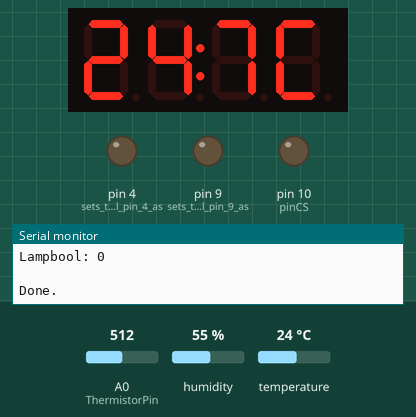
Bench run of a sketch on a simulated Arduino Uno, built with avr-gcc and run on an emulated ATmega328P. On the bench: 4-digit seven-segment display, output pins drawn as LEDs (lit = HIGH), the last lines printed to the serial monitor. The inputs (shaded band) are chosen by the test bench; at power-on: A0 (ThermistorPin) = 512, humidity 55 %, temperature 24 °C. Storage starts empty.

Above: at 6.0 s.
6.1 s: A0 (ThermistorPin) set to 292
At 11.9 s:
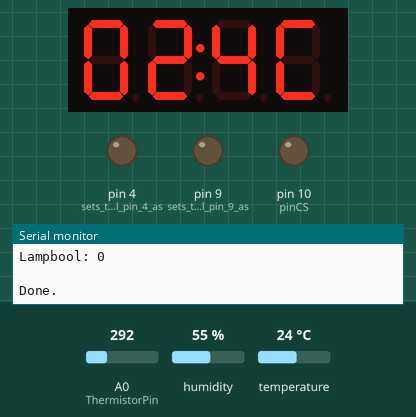
12.3 s: A0 (ThermistorPin) set to 267
At 22.0 s:
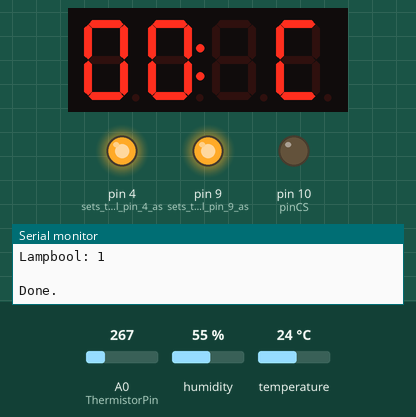
22.3 s: A0 (ThermistorPin) set to 622
At 26.9 s:
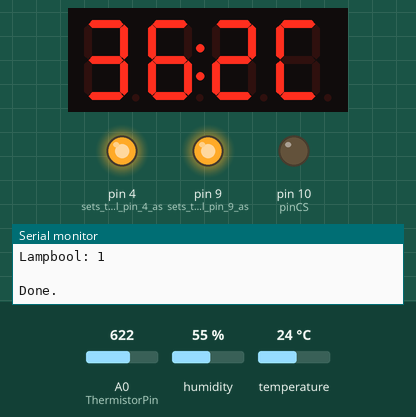
28.5 s: A0 (ThermistorPin) set to 650
At 37.0 s:
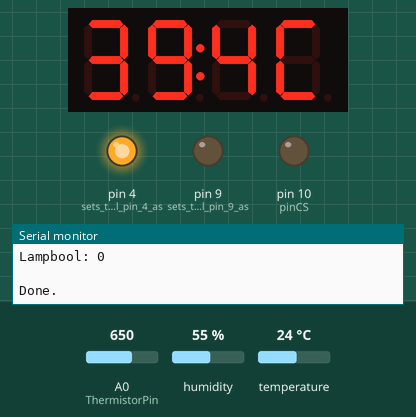
Timing chart, 0 to 38.5 s (numbered marks = the images above; inputs shaded):
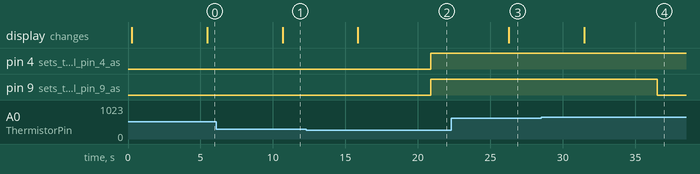

The sketch:

arduino_brewerury.ino
```cpp
//Include libraries
#include "DHT.h" //DHT sensor //for DHT sensor and display of adafruit
#include "TM1637.h" //Display https://github.com/avishorp/TM1637
#include <ZzzMovingAvg.h> //Moving average: https://github.com/seralo/ZzzMovingAvg

//define moving average settings
ZzzMovingAvg <8, float, float> MovingAverageTemp;
int MovAv_counter;
float MovingAv;


//Defining variables of the display
int CLK = 8;
int DIO = 7;
//define output DHT sensor.
#define DHTPIN 2     // Digital pin connected to the DHT sensor
#define DHTTYPE DHT11   // DHT 11

// Initialize DHT sensor.
DHT dht(DHTPIN, DHTTYPE);

//anne definition of tm (display)
TM1637 tm(CLK,DIO);

//Thermistor Setup
int ThermistorPin = 0;
int Vo;

float R1 = 10000;
float logR2, R2, T_Therm;
float c1 = 1.009249522e-03, c2 = 2.378405444e-04, c3 = 2.019202697e-07;

// define variables
float Tset;
float Tdelay;
int NickTalkLength=10; //amount of variables exported to pi
float Counter;
int LampBool;
int FanDelay;
int FanDelayCounter;

//DataLogger SD
#include <SD.h>
#include <SPI.h>
File DataLogger;
int pinCS=10;

// used pins:2,4,7,8,9,10,11,12,13,analog1
void setup() {
/// SETUP START PARAMETERS

  Tset=19;                //desired temperature
  Tdelay=5000;           //data log&measure interval (ms)
  FanDelay=24;            //Amount of cycles (Tdelay) after which the fan stop
  Serial.begin(9600);
  Serial.println(F("Beste programma V1.6 nu met fanDelay."));
  //pinMode(8, OUTPUT);    // sets the digital pin 8 as output
  pinMode(9, OUTPUT);    // sets the digital pin 9 as output for power switch
  pinMode(4, OUTPUT);    // sets the digital pin 4 as output for Fan
  //pinMode(2,OUTPUT);    // Used for T/H sensor
  pinMode(7,OUTPUT);    // Display port
  pinMode(8, OUTPUT);    // Display port
  // CS of SD card module to pin 10 of Arduino
  // MOSI of SD card module to pin 11 of Arduino
  // MISO of SD card module to pin 12 of Arduino
  // SCK of SD card module to pin 13 of Arduino
  pinMode(pinCS, OUTPUT);
/// SETUP START PARAMETERS

  // SD Card Initialization
  if (SD.begin())
  {
    Serial.println("SD card is ready to use.");
  } else
  {
    Serial.println("SD card initialization failed");
    return;
  }
 // rtc.begin();
 Counter=0;
 LampBool=0;

 //analog 1             //Thermistor input
  dht.begin();


  //anne

    // put your setup code here, to run once:
  tm.init();

  // set brightness; 0-7
  tm.set(2);

}

void loop() {

  // Reading temperature or humidity
  float h = dht.readHumidity();
  // Read temperature as Celsius (the default)
  float t = dht.readTemperature();
  // Read temperature as Fahrenheit (isFahrenheit = true)
  //float f = dht.readTemperature(false);


  //Thermistor measurement
  Vo = analogRead(ThermistorPin);
  R2 = R1 * (1023.0 / (float)Vo - 1.0);
  logR2 = log(R2);
  T_Therm = (1.0 / (c1 + c2*logR2 + c3*logR2*logR2*logR2));
  T_Therm = T_Therm - 273.15;
  T_Therm = (T_Therm * 9.0)/ 5.0 + 32.0;
  T_Therm = (T_Therm - 32) * 5/9;
  Counter=Counter+1;

  Serial.print("Temperature thermistor: ");
  Serial.print(T_Therm);
  Serial.println(" C");

//Display reset
int dig1 = 0;
int dig2 = 0;
int dig3 = 0;

// //DHT reading; Check if any reads failed and exit early (to try again).
//   if (isnan(h) || isnan(t) ) {
//     Serial.println(F("Failed to read from DHT sensor!"));
//     return;
//   }

  // // Compute heat index in Fahrenheit (the default)
  // //float hif = dht.computeHeatIndex(f, h);
  // // Compute heat index in Celsius (isFahreheit = false)
  // float hic = dht.computeHeatIndex(t, h, true);

  // add to moving average average
    MovingAverageTemp.add(T_Therm);
    MovingAv= MovingAverageTemp.get();

  ///// Switching of light and fan based on measured data of moving average of the thermistor, bucket temperature
  if (MovingAv > Tset+0.1) {
    digitalWrite(9, LOW);
      // Serial.println(("High"));
    LampBool=0;
    ;
  }
  if (MovingAv < Tset-0.3) {
    digitalWrite(9, HIGH);
    // Serial.println(("Low"));
    LampBool=1;
    ;
  }

 if (LampBool==1) {
    digitalWrite(4, HIGH);
    FanDelayCounter=0;
  }
 if (LampBool==0) {
    FanDelayCounter=FanDelayCounter+1;
    if (FanDelayCounter>FanDelay) {
      digitalWrite(4, LOW);
    }
  }

  //print output to internal port
  Serial.print(F("Temperature from thermistor: "));
  Serial.println(T_Therm);
  // Serial.println(F("Humidity: "));
  // Serial.print(h);
  // Serial.print("10");
  // Serial.println(F("Temperature: "));
  // Serial.print(t);
  // Serial.print("10");

  // Serial.print(F("    °C "));
  //Serial.print(f);
  // Serial.println(F("Heat index: "));
  // Serial.print(hic);
  // Serial.print("10");
  // Serial.println(F(" °C "));
  //Serial.print(hif);
  //Serial.println(F("°F"));
  Serial.print ("Moving average Check: ");
  Serial.println (MovingAv);
  Serial.print ("Origin moving average: ");
  Serial.println (MovingAverageTemp.get());

  // To Fix database script
  Serial.print("Writing to file... Counter: ");
  Serial.println(Counter);

  Serial.print("Fan Delay Counter: ");
  Serial.println(FanDelayCounter);
  Serial.println("  ");

  Serial.print("Lampbool: ");
  Serial.println(LampBool);
  Serial.println("  ");

//log data to SD kaart
   // Create/Open file
  DataLogger = SD.open("test.txt", FILE_WRITE);

  // if the file opened okay, write to it:
  if (DataLogger) {
    // Serial.print("Writing to file... Counter: ");
    // Serial.println(Counter);
    // Write to file
    DataLogger.print(Counter);
    DataLogger.print(";");
    DataLogger.print(t);
    DataLogger.print(";");
    DataLogger.print(T_Therm);
    DataLogger.print(";");
    DataLogger.print(MovingAverageTemp.get());
    DataLogger.print(";");
    DataLogger.println(LampBool);
    DataLogger.close(); // close the file


    //wtf is this
//    String NickTalk = 'Grafana Measurements=Counter:' + Counter + "ThermistorTemperature:"+  T_Therm+ ";AirTemperature:"+  t+  ";MovingAverageTemp:"+
//   MovingAverageTemp.get()+ "LampBool:"+ LampBool
//   Serial.println(NickTalk)
    //char NickTalk[]={'Grafana Measurements=Counter:', Counter, "ThermistorTemperature:",  T_Therm, ";AirTemperature:",  t,  ";MovingAverageTemp:",
    //MovingAverageTemp.get(), "LampBool:", LampBool};

    //for (int i = 0; i < NickTalkLength; i++) Serial.print(NickTalk[i]);
    //Serial.println(NickTalk[2]);


    Serial.println("Done.");

//    Serial.println("Grafana Measurements=Counter:" Counter ";ThermistorTemperature:"  T_Therm ";AirTemperature:"  t  ";MovingAverageTemp:"  MovingAverageTemp.get() ";LampBool:" LampBool)
  }
  // if the file didn't open, print an error:
  else {
    Serial.println("error opening test.txt");
  }


//print to screen
dig1 = T_Therm/10;
dig2 = T_Therm - (dig1 * 10);
dig3 = (T_Therm * 10) - (dig1 * 100) - (dig2 * 10);

//Serial.print(dig3);

  tm.display(0,dig1);
  tm.display(1,dig2);
  tm.point(1);
  tm.display(2,dig3);
  tm.display(3,12);

  // Wait a few seconds between measurements.
  delay(Tdelay);

}
```

Measured:
- the behaviour switches between 275 and 274 on A0 (ThermistorPin) (found by bisection; images 1 and 2)
- the behaviour switches between 640 and 641 on A0 (ThermistorPin) (found by bisection; images 3 and 4)
- after the input at 6.1 s, the display: changes after 4.6 s (image 1)
- after the input at 12.3 s, the display: changes after 3.6 s (image 2)
- after the input at 22.3 s, the display: changes after 4.0 s (image 3)
- after the input at 28.5 s, the display: changes after 3.0 s (image 4)
